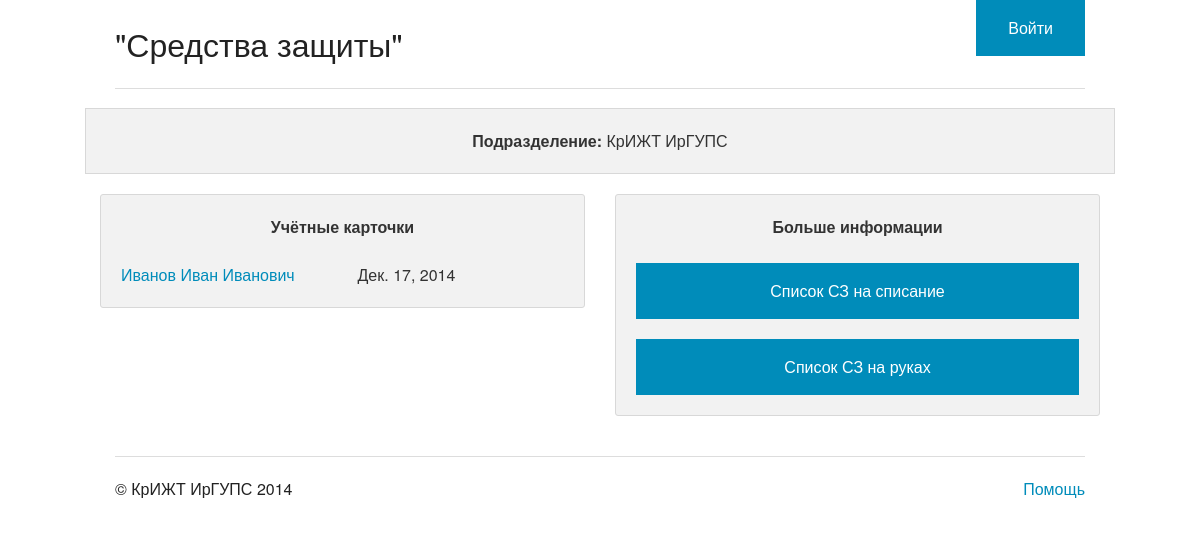
The page /eq/ on the database as committed earlier.
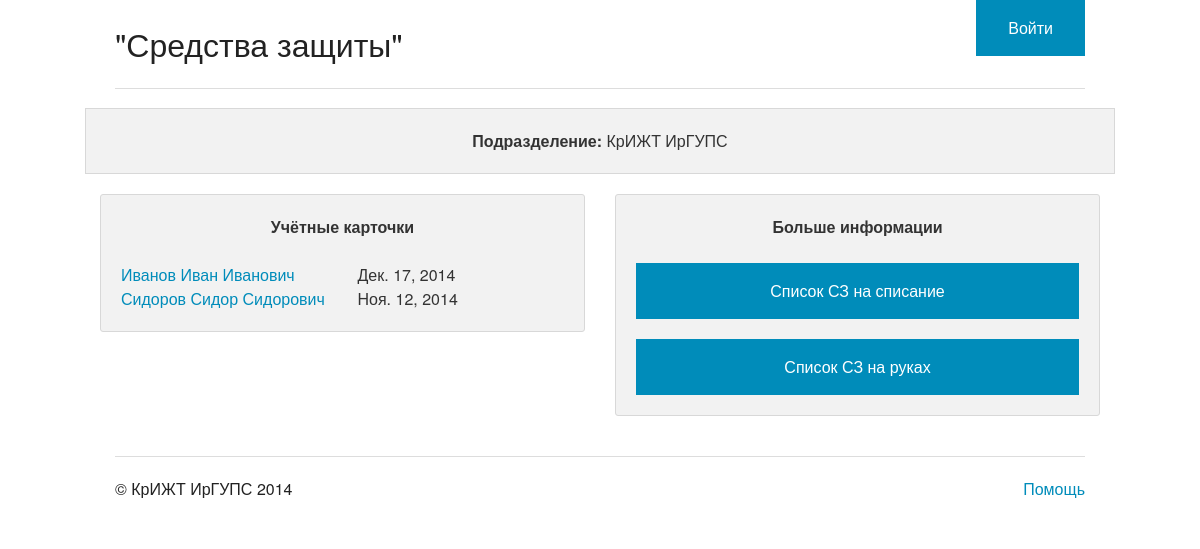
The same page on the database as committed later.
### eq/models.py (models this page shows, shortened)
class Employees(models.Model):
    surname = models.CharField(max_length=50)
    firstname = models.CharField(max_length=50)
    patronymic = models.CharField(max_length=50)
    hired = models.DateField(default=date.today())
    moved = models.DateField(default=date.today())
    unit = models.ForeignKey(Units)

### eq/views.py (the view)
def index(request, unit_id=1):
    try:
        unit_name = Units.objects.get(pk=unit_id)
    except Units.DoesNotExist:
        raise Http404
    employees = Employees.objects.filter(unit__id=unit_id)
    context = {"employees": employees, "unit_name": unit_name}
    return render(request, 'eq/i_list.html', context)

### eq/models.py (called while the page is built)
    def __str__(self):
        return self.unit

### eq/templates/eq/i_list.html
{% extends 'main.html' %}
{% block eq %}
    <div class="row">
        <div class="small-12 text-center panel">
            <b>Подразделение:</b> {{ unit_name }}
        </div>
    </div>
    <div class="row">
        <div class="large-6 medium-6 columns">
            <div class="panel radius">
                <div class="large-text-center"><b>Учётные карточки</b></div><br/>
                    <div class="row">
                    {% for empoyee in employees %}
                        <div class="medium-6 column">
                        <a href="{% url 'cart' empoyee.id %}">{{ empoyee.surname }}&nbsp;{{ empoyee.firstname }}&nbsp;{{ empoyee.patronymic }}</a>
                        <br/>
                        </div>
                        <div class="medium-6 column">
                            {{ empoyee.hired }}
                        </div>
                    {% endfor %}
                    </div>
            </div>
        </div>
        <div class="large-6 medium-6 columns">
            <div class="panel radius">
                <div class="large-text-center"><b>Больше информации</b></div>
                <br/>
                <a href="#" class="button expand">Список СЗ на списание</a>
                <a href="#" class="button expand">Список СЗ на руках</a>
            </div>
        </div>
    </div>
{% endblock %}

Rows that differ between the two databases and show on the page:
added Employees: surname "Сидоров", firstname "Сидор", patronymic "Сидорович", hired "Ноя. 12, 2014"
